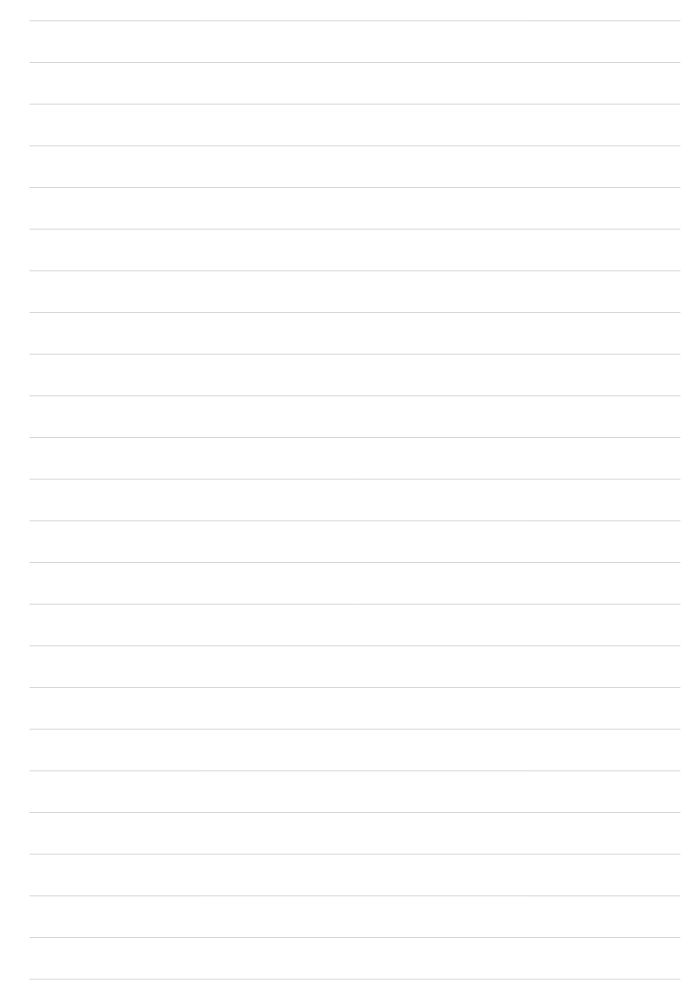
Frame 1 (no input)
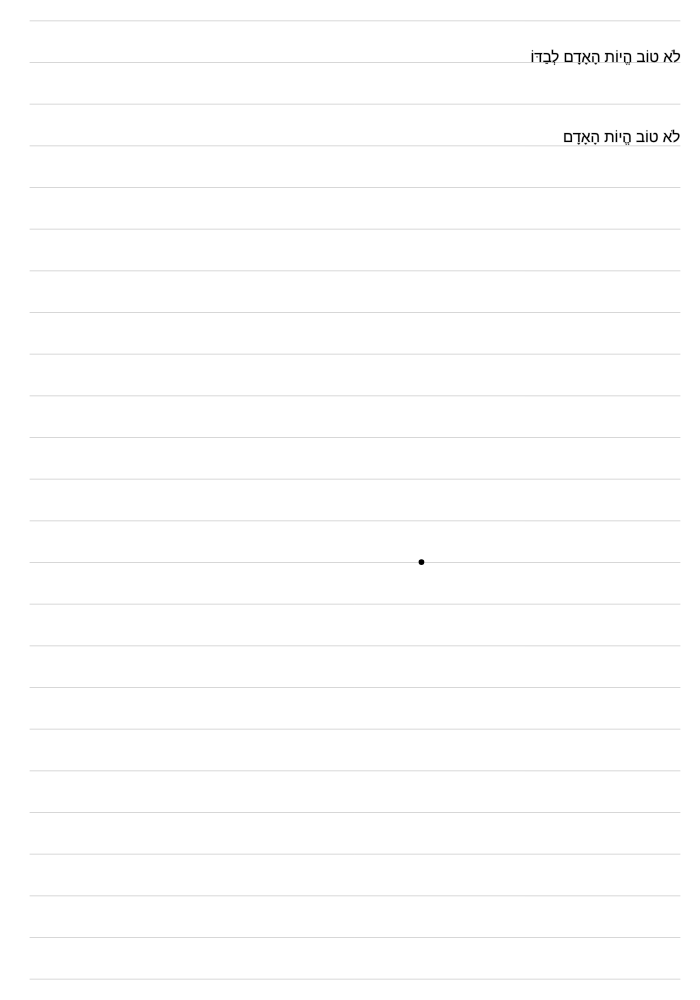
Frame 60 (no input)
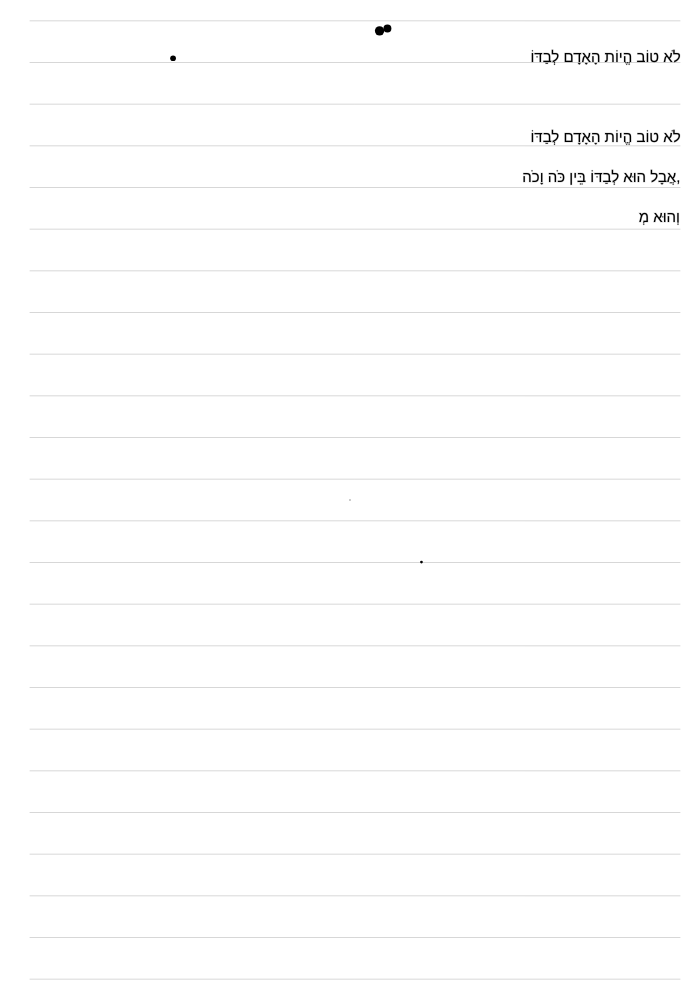
Frame 120 (the mouse pressed at the canvas centre since frame 60)

The p5.js sketch that drew these frames (run headless with seeded random() and noise() and a simulated clock; from frame 60 on, the mouse is pressed at the canvas centre):

// p5.js sketch
// ── sketch.js
let canvasWidth = 700;
let canvasHeight = 1000;
let displayText = "";
let currentChar = 0;
let words =
  "לֹא טוֹב הֱיוֹת הָאָדָם לְבַדּוֹ\n \n לֹא טוֹב הֱיוֹת הָאָדָם לְבַדּוֹ \nאֲבָל הוּא לְבַדּוֹ בֵּין כֹּה וָכֹה, \n וְהוּא מְחַכֶּה וְהוּא לְבַדּוֹ\n וְהוּא מִתְמַהְמֵהַּ וְהוּא לְבַדּוֹ. \n וְהוּא לְבַדּוֹ יוֹדֵעַ\n שֶׁגַּם אִם יִתְמַהְמֵהַּ \n בּוֹא יָבוֹא \n \n                .נתן זך \n";
let dots = [];

let textSpeed = 20; // Adjust the text speed here (higher values make it faster)

function setup() {
  createCanvas(canvasWidth, canvasHeight);
  textSize(15);
  textLeading(40);
  textAlign(RIGHT, TOP);
  x = 30;
  y = 50;
  frameRate(textSpeed); // Set the frame rate
}

function draw() {
  background("white");
  noFill();
  stroke(0, 100);

  stroke(0);
  if (mouseIsPressed == true) {
    line(mouseX, mouseY, pmouseX, pmouseY);
  }

  stroke(0, 40);
  const lineSpacing = height / 24;
  for (let i = 0; i < 30; i++) {
    const y = lineSpacing * (i + 0.5);
    line(30, y, width - 20, y);
  }

  // Write the text
  fill(0);
  text(displayText, x, y, 650, 1000);

  if (currentChar < words.length) {
    // Add one character at a time
    displayText += words[currentChar];
    currentChar++;
  }

  
  // Add random dots
  if (random() < 0.05) {
    let x = random(0, width);
    let y = random(0, height);
    let r = random(3, 13);
    dots.push({ x, y, r });
  }

  // Draw dots
  noStroke();
  fill(0);
  for (let i = dots.length - 1; i >= 0; i--) {
    ellipse(dots[i].x, dots[i].y, dots[i].r, dots[i].r);
    dots[i].r -= 0.05;
    if (dots[i].r < 0) {
      dots.splice(i, 1);
    }
  }
}


// ── style.css
@font-face {
  font-family: 'gadi';
  font-weight: 400;
  font-stretch: normal;
  src: url('fonts/gadi.otf') format('truetype');
  font-style: normal;
}

html, body {
  margin: 0;
  padding: 0;
    font-family: gadi;
}
canvas {
  display: block;
}
canvas {
  direction: rtl !important;
  text-align: right !important;
}

* {
  direction: rtl !important;
  font-family: gadi;
}
